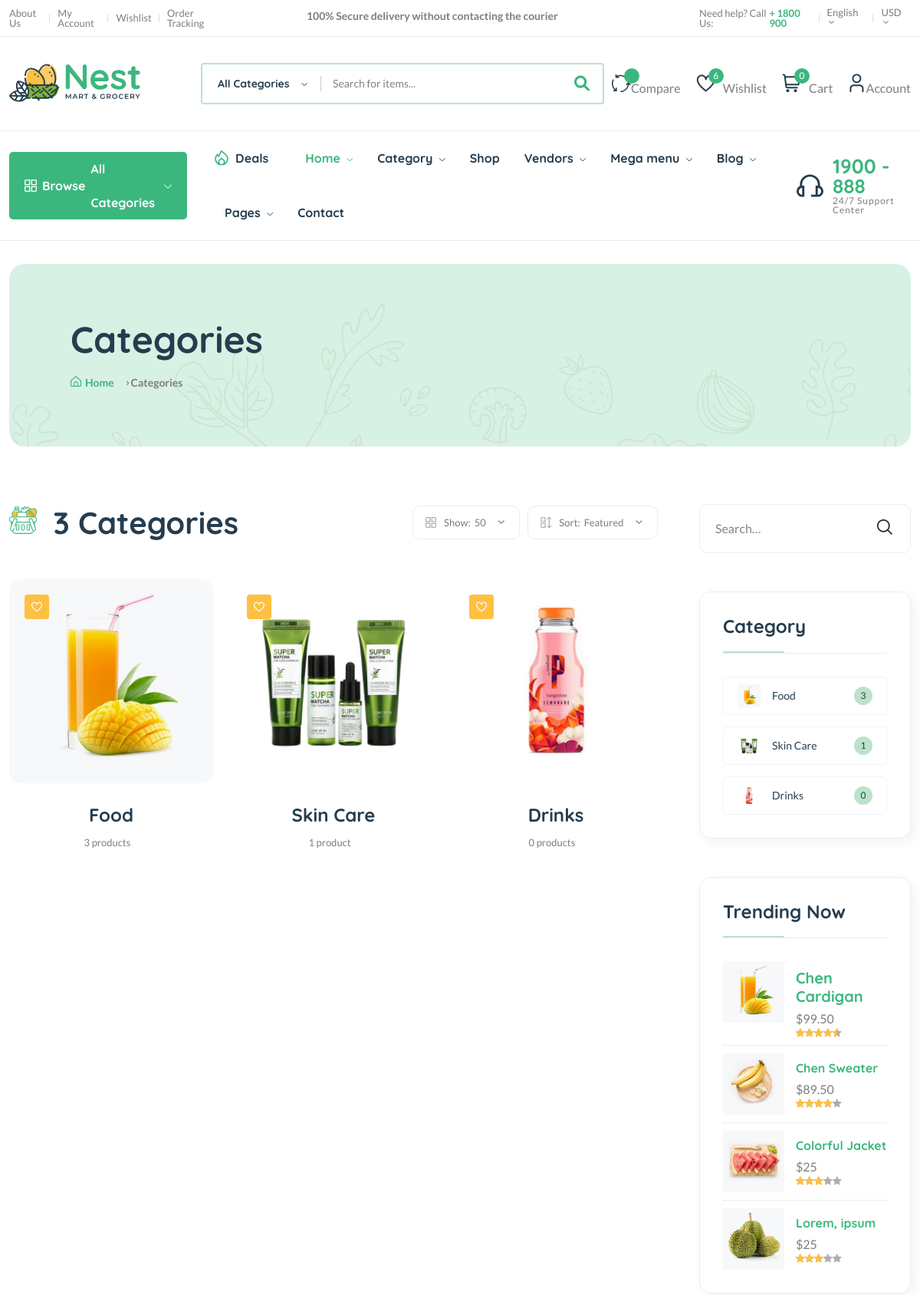
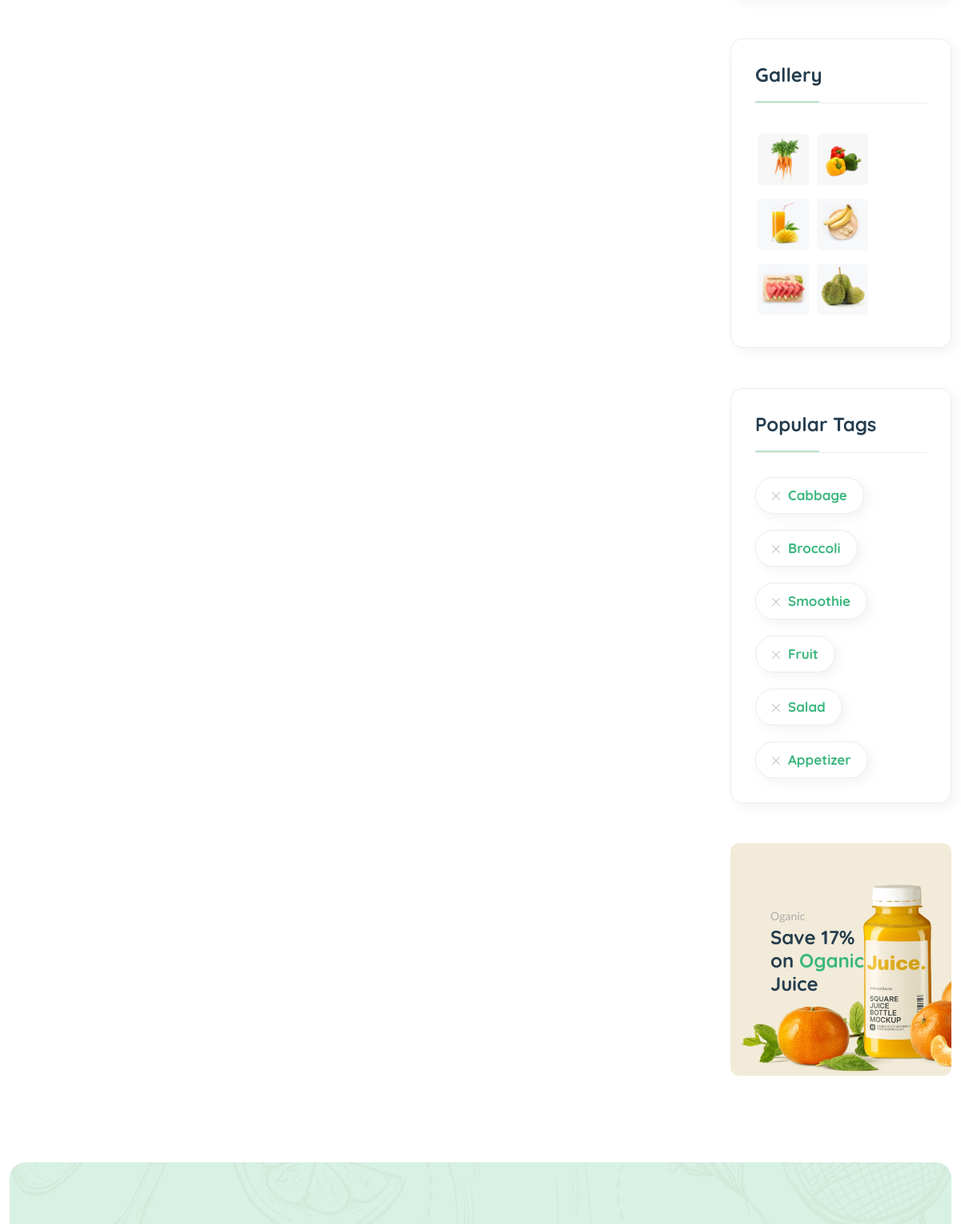
The page /category/ (upper part) on the database its author committed (2 pictures, top to bottom).
### core/models.py (models this page shows, shortened)
class Category(models.Model):
    cid = ShortUUIDField(unique=True, length=10, max_length=20, prefix="cat", alphabet="abcdefgh12345")
    title = models.CharField(max_length=100, default="Food")
    image = models.ImageField(upload_to="category", default="category.jpg")
    class Meta:
        verbose_name_plural = "Categories"

### core/views.py (the view)
# urls.py: path("category/", category_list_view, name="category-list"),
def category_list_view(request):
    categories = Category.objects.all()
    context = {
        "categories": categories,
    }
    return render(request, 'core/category-list.html', context)

### core/context_processor.py (called while the page is built)
def default(request):
    categories = Category.objects.all()
    vendors = Vendor.objects.all()
    min_max_price = Product.objects.aggregate(Min("price"), Max("price")) # Get the lowest and highest value from the models (price from product)
    try:
        address = Address.objects.get(user=request.user)
    except:
        address = None
    return {
        "categories": categories,
        "address": address,
        "vendors": vendors,
        "min_max_price": min_max_price,
    }

### templates/core/category-list.html (shortened to what this page needs)
{% extends 'core/partials/base.html' %}
{% load static %}
{% block content %}
    <main class="main">
        <div class="page-header mt-30 mb-75">
            <div class="container">
                <div class="archive-header">
                    <div class="row align-items-center">
                        <div class="col-xl-3">
                            <h1 class="mb-15">Categories</h1>
                            <div class="breadcrumb">
                                <a href="index.html" rel="nofollow"><i class="fi-rs-home mr-5"></i>Home</a>
                                <span>Categories</span>
                            </div>
                        </div>
                    </div>
                </div>
            </div>
        </div>
        <div class="page-content mb-50">
            <div class="container">
                <div class="row">
                    <div class="col-lg-9">
                        <div class="shop-product-fillter mb-50 pr-30">
                            <div class="totall-product">
                                <h2>
                                    <img class="w-36px mr-10" src="assets/imgs/theme/icons/category-1.svg" alt="" />
                                    {{categories.count}} Categories
                                </h2>
                            </div>
                            <div class="sort-by-product-area">
                                <div class="sort-by-cover mr-10">
                                    <div class="sort-by-product-wrap">
                                        <div class="sort-by">
                                            <span><i class="fi-rs-apps"></i>Show:</span>
                                        </div>
                                        <div class="sort-by-dropdown-wrap">
                                            <span> 50 <i class="fi-rs-angle-small-down"></i></span>
                                        </div>
                                    </div>
                                </div>
                                <div class="sort-by-cover">
                                    <div class="sort-by-product-wrap">
                                        <div class="sort-by">
                                            <span><i class="fi-rs-apps-sort"></i>Sort:</span>
                                        </div>
                                        <div class="sort-by-dropdown-wrap">
                                            <span>Featured <i class="fi-rs-angle-small-down"></i></span>
                                        </div>
                                    </div>
                                </div>
                            </div>
                        </div>
                        <div class="loop-grid pr-30">
                            <div class="row">
                                {% for c in categories %}
                                <article class="col-xl-4 col-lg-6 col-md-6 text-center hover-up mb-30 animated">
                                    <div class="post-thumb">
                                        <a href="{% url 'core:category-product-list' c.cid %}">
                                            <img class="border-radius-15" src="{{c.image.url}}" alt="" />
                                        </a>
                                        <div class="entry-meta">
                                            <a class="entry-meta meta-2" href="blog-category-grid.html"><i class="fi-rs-heart"></i></a>
                                        </div>
                                    </div>
                                    <div class="entry-content-2">
                                        <h4 class="post-title mb-15">
                                            <a href="{% url 'core:category-product-list' c.cid %}">{{c.title}}</a>
                                        </h4>
                                        <div class="entry-meta font-xs color-grey mt-10 pb-10">
                                            <div>
                                                <span class="hit-count mr-10">{{c.category.count}} product{{c.category.count|pluralize}}</span>
                                            </div>
                                        </div>
                                    </div>
                                </article>
                                {% endfor %}
                            </div>
                        </div>
                    </div>
                    <div class="col-lg-3 primary-sidebar sticky-sidebar">
                        <div class="widget-area">
                            <div class="sidebar-widget-2 widget_search mb-50">
                                <div class="search-form">
                                    <form action="#">
                                        <input type="text" placeholder="Search…" />
                                        <button type="submit"><i class="fi-rs-search"></i></button>
                                    </form>
                                </div>
                            </div>
                            <div class="sidebar-widget widget-category-2 mb-50">
                                <h5 class="section-title style-1 mb-30">Category</h5>
                                <ul>
                                    {% for c in categories %}
                                    <li>
                                        <a href="shop-grid-right.html"> <img src="{{c.image.url}}" alt="" />{{c.title}}</a><span class="count">{{c.category.count}}</span>
                                    </li>
                                    {% endfor %}
                                </ul>
                            </div>
                            <div class="sidebar-widget product-sidebar mb-50 p-30 bg-grey border-radius-10">
                                <h5 class="section-title style-1 mb-30">Trending Now</h5>
                                <div class="single-post clearfix">
                                    <div class="image">
                                        <img src="assets/imgs/shop/thumbnail-3.jpg" alt="#" />
                                    </div>
                                    <div class="content pt-10">
                                        <h5><a href="shop-product-detail.html">Chen Cardigan</a></h5>
                                        <p class="price mb-0 mt-5">$99.50</p>
                                        <div class="product-rate">
                                            <div class="product-rating" style="width: 90%"></div>
                                        </div>
                                    </div>
                                </div>
                                <div class="single-post clearfix">
                                    <div class="image">
                                        <img src="assets/imgs/shop/thumbnail-4.jpg" alt="#" />
                                    </div>
                                    <div class="content pt-10">
                                        <h6><a href="shop-product-detail.html">Chen Sweater</a></h6>
                                        <p class="price mb-0 mt-5">$89.50</p>
                                        <div class="product-rate">
                                            <div class="product-rating" style="width: 80%"></div>
                                        </div>
                                    </div>
                                </div>
                                <div class="single-post clearfix">
                                    <div class="image">
                                        <img src="assets/imgs/shop/thumbnail-5.jpg" alt="#" />
                                    </div>
                                    <div class="content pt-10">
                                        <h6><a href="shop-product-detail.html">Colorful Jacket</a></h6>
                                        <p class="price mb-0 mt-5">$25</p>
                                        <div class="product-rate">
                                            <div class="product-rating" style="width: 60%"></div>
                                        </div>
                                    </div>
                                </div>
                                <div class="single-post clearfix">
                                    <div class="image">
                                        <img src="assets/imgs/shop/thumbnail-6.jpg" alt="#" />
                                    </div>
                                    <div class="content pt-10">
                                        <h6><a href="shop-product-detail.html">Lorem, ipsum</a></h6>
                                        <p class="price mb-0 mt-5">$25</p>
                                        <div class="product-rate">
                                            <div class="product-rating" style="width: 60%"></div>
                                        </div>
                                    </div>
                                </div>
                            </div>
                            <div class="sidebar-widget widget_instagram mb-50">
                                <h5 class="section-title style-1 mb-30">Gallery</h5>
                                <div class="instagram-gellay">
                                    <ul class="insta-feed">
                                        <li>
                                            <a href="#"><img class="border-radius-5" src="assets/imgs/shop/thumbnail-1.jpg" alt="" /></a>
                                        </li>
                                        <li>
                                            <a href="#"><img class="border-radius-5" src="assets/imgs/shop/thumbnail-2.jpg" alt="" /></a>
                                        </li>
                                        <li>
                                            <a href="#"><img class="border-radius-5" src="assets/imgs/shop/thumbnail-3.jpg" alt="" /></a>
                                        </li>
                                        <li>
                                            <a href="#"><img class="border-radius-5" src="assets/imgs/shop/thumbnail-4.jpg" alt="" /></a>
                                        </li>
                                        <li>
                                            <a href="#"><img class="border-radius-5" src="assets/imgs/shop/thumbnail-5.jpg" alt="" /></a>
                                        </li>
                                        <li>
                                            <a href="#"><img class="border-radius-5" src="assets/imgs/shop/thumbnail-6.jpg" alt="" /></a>
                                        </li>
                                    </ul>
                                </div>
                            </div>
                            <div class="sidebar-widget widget-tags mb-50 pb-10">
                                <h5 class="section-title style-1 mb-30">Popular Tags</h5>
                                <ul class="tags-list">
                                    <li class="hover-up">
                                        <a href="blog-category-grid.html"><i class="fi-rs-cross mr-10"></i>Cabbage</a>
                                    </li>
                                    <li class="hover-up">
                                        <a href="blog-category-grid.html"><i class="fi-rs-cross mr-10"></i>Broccoli</a>
                                    </li>
                                    <li class="hover-up">
                                        <a href="blog-category-grid.html"><i class="fi-rs-cross mr-10"></i>Smoothie</a>
                                    </li>
                                    <li class="hover-up">
                                        <a href="blog-category-grid.html"><i class="fi-rs-cross mr-10"></i>Fruit</a>
                                    </li>
                                    <li class="hover-up mr-0">
                                        <a href="blog-category-grid.html"><i class="fi-rs-cross mr-10"></i>Salad</a>
                                    </li>
                                    <li class="hover-up mr-0">
                                        <a href="blog-category-grid.html"><i class="fi-rs-cross mr-10"></i>Appetizer</a>
                                    </li>
                                </ul>
                            </div>
                            <div class="banner-img wow fadeIn mb-50 animated d-lg-block d-none">
                                <img src="assets/imgs/banner/banner-11.png" alt="" />
                                <div class="banner-text">
                                    <span>Oganic</span>
                                    <h4>
                                        Save 17% <br />
                                        on <span class="text-brand">Oganic</span><br />
                                        Juice
                                    </h4>
                                </div>
                            </div>
                        </div>
                    </div>
                </div>
            </div>
        </div>
    </main>
{% endblock content %}

### rows shown on the page
Category: image (picture), title "Food", category.count "3"
Category: image (picture), title "Skin Care", category.count "1"
Category: image (picture), title "Drinks", category.count "0"

### other values the page prints
{{ request.session.cart_data_obj|length }} "0"
{{ categories.count }} "3"
